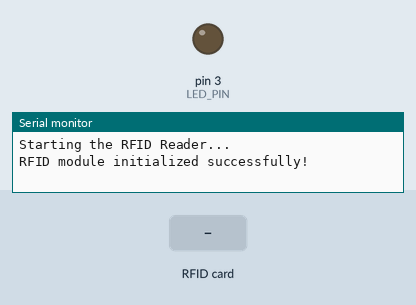
The sketch below on a simulated Arduino Uno, built with avr-gcc and run on an emulated ATmega328P. On the bench: output pins drawn as LEDs (lit = HIGH), the last lines printed to the serial monitor. Dashed ring = blinking. The inputs (shaded band) are chosen by the test bench. Pins used as bus, display or sensor lines are not drawn.

Above: at 1.2 s.
1.3 s: RFID card 5E 7A 19 C4 held to the reader
At 1.43 s:
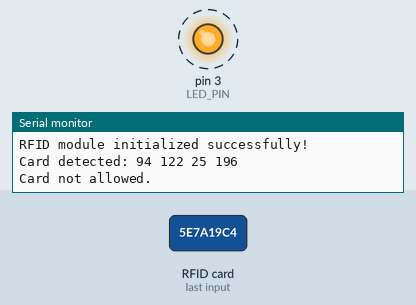
Timing chart, 0 to 6.6 s (numbered marks = the images above; inputs shaded):
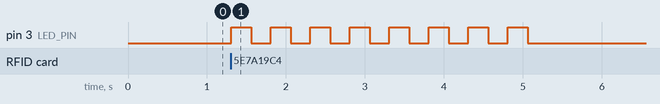

Measured:
- after the input at 1.3 s, pin 3 (LED_PIN): alternates HIGH for 0.25 s and LOW for 0.25 s, 16 changes in all, then stays LOW, starting at once

The sketch:

Sensor_RFID_dengan_LED.ino
```cpp
#include <SPI.h>
#include <MFRC522.h>  // Menggunakan library MFRC522

#define SS_PIN 10
#define RST_PIN 9
#define LED_PIN 3  // Pin LED untuk indikator

MFRC522 rfid(SS_PIN, RST_PIN);  // Inisialisasi modul RFID

// UID yang diinginkan (57, 185, 249, 162)
byte allowedUID[4] = {5, 135, 203, 8};

String rfidCard;

// Fungsi untuk membandingkan UID yang terbaca dengan UID yang diizinkan
bool checkUID(byte *readUID, byte *allowedUID) {
  for (byte i = 0; i < 4; i++) {
    if (readUID[i] != allowedUID[i]) {
      return false;  // Jika ada byte yang tidak cocok, kembalikan false
    }
  }
  return true;  // Jika semua byte cocok, kembalikan true
}

void setup() {
  Serial.begin(9600);
  pinMode(LED_PIN, OUTPUT);  // Atur pin LED sebagai output
  digitalWrite(LED_PIN, LOW);  // Matikan LED di awal

  Serial.println("Starting the RFID Reader...");

  SPI.begin();  // Memulai komunikasi SPI
  rfid.PCD_Init();  // Inisialisasi modul RFID

  // Debugging untuk memastikan RFID diinisialisasi
  if (rfid.PCD_PerformSelfTest()) {
    Serial.println("RFID module initialized successfully!");
  } else {
    Serial.println("RFID module initialization failed. Please check connections.");
  }
}

void loop() {
  // Cek apakah ada kartu yang terdeteksi
  if (rfid.PICC_IsNewCardPresent()) {
    // Cek apakah bisa membaca kartu
    if (rfid.PICC_ReadCardSerial()) {
      // Konversi serial number kartu menjadi string untuk debugging
      rfidCard = String(rfid.uid.uidByte[0]) + " " + String(rfid.uid.uidByte[1]) + " " +
                 String(rfid.uid.uidByte[2]) + " " + String(rfid.uid.uidByte[3]);

      // Tampilkan nomor serial kartu ke Serial Monitor
      Serial.println("Card detected: " + rfidCard);

      // Cek apakah kartu yang terdeteksi sesuai dengan UID yang diizinkan
      if (checkUID(rfid.uid.uidByte, allowedUID)) {
        Serial.println("Allowed card detected!");
        // Nyalakan LED selama 2 detik sebagai indikator kartu valid
        digitalWrite(LED_PIN, HIGH);
        delay(5000);
        digitalWrite(LED_PIN, LOW);
      } else {
        Serial.println("Card not allowed.");
        // Flash LED for unauthorized card
        for (int i = 0; i < 8; i++) {
          digitalWrite(LED_PIN, HIGH);  // Nyalakan LED
          delay(250);                   // Tunggu 250ms
          digitalWrite(LED_PIN, LOW);   // Matikan LED
          delay(250);                   // Tunggu 250ms
        }
      }

      // Hentikan komunikasi untuk menunggu kartu baru
      rfid.PICC_HaltA();
    }
  }
}
```
